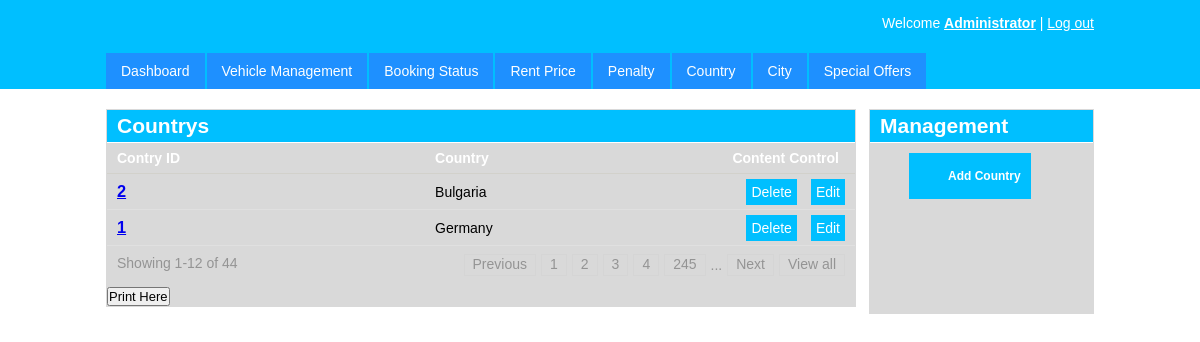
Page /admin/country.php (signed in) on the committed database.
### tables this page shows
CREATE TABLE IF NOT EXISTS `country` (
  `CountryID` int(12) NOT NULL AUTO_INCREMENT,
  `Country` varchar(50) NOT NULL,
  PRIMARY KEY (`CountryID`),
  UNIQUE KEY `Country` (`Country`)
);

### admin/country.php (the view, shortened to what this page needs)
<!DOCTYPE html>
<html>
<head>
	<link rel="stylesheet" href="css/style.css" type="text/css" media="all" />
</head>
<body>
<div id="header">
	<div class="shell">
		<?php
			include 'menu.php';
		?>
		</div>
	</div>
<div id="container">
	<div class="shell">
		<div id="main">
			<div id="content">
				<div class="box">
					<div class="box-head">
						<h2 class="left">Countrys</h2>
					</div>
					<div class="table">
						<table width="100%" border="0" cellspacing="0" cellpadding="0">
							<tr>
								<th>Contry ID</th>
								<th>Country</th>
								<th width="110" class="ac">Content Control</th>
							</tr>
							<?php
								include '../includes/config.php';
								$select = "SELECT * FROM country ";
								$result = $conn->query($select);
								while($row = $result->fetch_assoc()){
							?>
							<tr>
								<td><h3><a href="#"><?php echo $row['CountryID'] ?></a></h3></td>
								<td><?php echo $row['Country'] ?></td>
								<td><a href="javascript:sureToApprove(<?php echo $row['car_id'];?>)" class="ico del">Delete</a><a href="#" class="ico edit">Edit</a></td>
							</tr>
							<?php
								}
							?>
						</table>
						<div class="pagging">
							<div class="left">Showing 1-12 of 44</div>
							<div class="right">
								<a href="#">Previous</a>
								<a href="#">1</a>
								<a href="#">2</a>
								<a href="#">3</a>
								<a href="#">4</a>
								<a href="#">245</a>
								<span>...</span>
								<a href="#">Next</a>
								<a href="#">View all</a>
							</div>
						</div>
					</div>
					<h2><input type="submit" onclick="window.print()" value="Print Here" /></h2>
				</div>
			</div>
			<div id="sidebar">
				<div class="box">
					<div class="box-head">
						<h2>Management</h2>
					</div>
					<div class="box-content">
						<a href="add_country.php" class="add-button"><span>Add Country</span></a>
					</div>
				</div>
			</div>
		</div>
	</div>
</div>
</body>
</html>

### admin/css/style.css (style rules this page uses)
* { padding:0; margin:0; outline:0; }
body { background: white; font-family: Helvetica, sans-serif; font-size:14px; color: black; }
input, textarea, select { font-family: Helvetica, sans-serif; font-size:13px; }
.left, .alignleft { float:left; display:inline; }
.right, .alignright { float:right; display:inline; }
.shell { width:988px; margin:0 auto; }
#header { height:89px; background-color: #00bfff; }
#container { padding:20px 0; }
#content { float:left; width:750px; }
#sidebar { float:right; width:225px; }
.table th { background-color:#d9d9d9; color:white; text-align: left; padding:7px 10px; border-bottom:solid 1px #d2d1cb; }
.table td { background:#d9d9d9; border-bottom:solid 1px #e0e0e0; padding:8px 10px; }
.box { background:#d9d9d9; height:55%; padding:1px; margin-bottom:20px; }
.box-head { background:#00bfff; height:32px; color:#fff; padding: 0 10px; line-height:32px; white-space:nowrap; border-bottom:solid 1px #fff; }
.pagging { height:20px; padding:8px 10px; line-height:19px; color:#949494; }
.pagging a { background:url(images/pagging.gif) repeat-x 0 0; height:20px; float:left; padding:0 8px; border:solid 1px #d5d5d5; text-decoration: none; color:#949494; margin-left:5px; }
.pagging span { float:left; margin-left:5px; padding-top:2px; }
a.del { padding:5px 5px 5px 5px; background-color:#00bfff; color:white; margin-left:14px; text-decoration: none; }
a.edit { padding:5px 5px 5px 5px; background-color:#00bfff; color:White; margin-left:14px; text-decoration: none; }
.box-content { padding:10px; height: 150px; }
.add-button, .add-button span { margin-left:29px; float:left; background-color:#00bfff; padding:5px 5px 5px 5px; }
.add-button { font-weight: bold; font-size:12px; color:White; text-decoration: none; line-height:26px; }

### rows in the picture
country: CountryID "2", Country "Bulgaria"
country: CountryID "1", Country "Germany"
